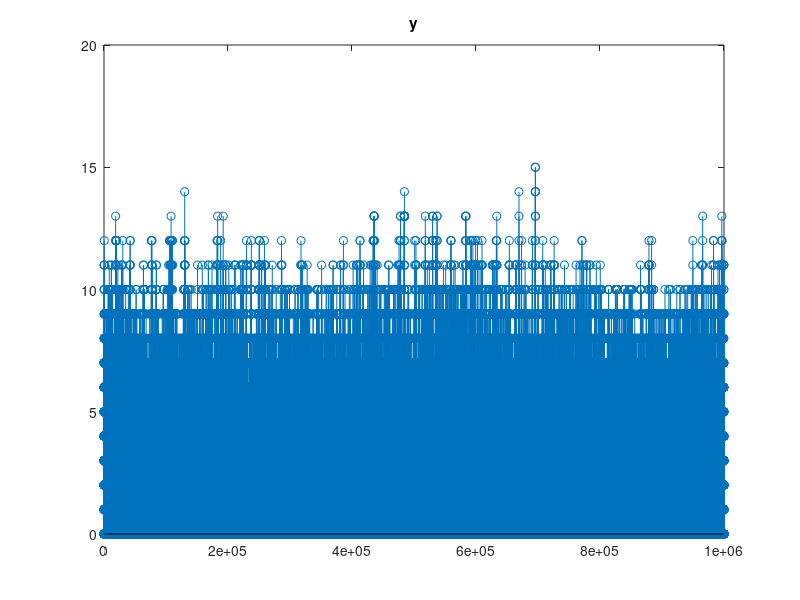

The MATLAB source for this figure: (Note: this script raises an error after producing the figure.)
%% MMSP2 - Lab 1
%  Exercise 3 - Discrete memoryless source coding

clearvars
close all
clc

%% 1) Generate one realization of length 1000000 of the following process:
%%    y(n)=min(max(0,round(rho*y(n-1)+w(n))),15)
%%    where rho=0.95 and w(n) is Gaussian with variance=1
%%M = max(A,[],dim) returns the maximum element along dimension dim.
%%For example, if A is a matrix, then max(A,[],2) is a column vector containing the maximum value of each row.
%MA MI DICONO CHE 15 in questo caso indichi il val massimo assumibile dal processo, quindi è una specie di clipping,
%dato che se ho una matrice in ingresso indica la dim di azione, ma se ho un vett mi indica il valore massimo
%assumibile, quindi clipping


rng(21); %credo che serva in modo tale da avere stessa sequenza a tutti gli studenti,
%una specie di randomicità controllata e prevedibile
%%rng (seed) filla il generatore di numeri casuali usando il
%%seme intero non negativo in modo che rand, randi e randn producano una sequenza prevedibile di numeri.
N = 1e6;
rho = 0.95;
w_std = 1; %%è la radice della varianza ma è sempre 1

z = randn(N,1)*w_std;

% we have two different ways to find x(n) (use only one of them):

% 1)first way: filter function, cioè riscrivo y nel dominio zeta e calcolo la fdt
A =[1, -rho];
B = 1;
yy = filter(B, A, z);
yy = min(max(0,round(yy)),15);

% second way: for loop
y = zeros(N,1);
y(1) = z(1); %%perchè potendo agire il feedback, setto la condiz iniziale
for n = 2:N
    y(n) = rho*y(n-1) + z(n);
end
y = min(max(0,round(y)), 15);

figure();
stem(y);
title('y');

%% 2) Determine the size of the alphabet of the source
%%    hint: use the function unique()

alphabet_y = unique(y);
alphabet_len = length(alphabet_y);

disp('Alphabet');
fprintf('length(alphabet): %d\n',alphabet_len);

%% 3) Find H(Y) assuming that x is a discrete memoryless source

d_y = hist(y,alphabet_y);
p_y = d_y/sum(d_y);

H_y = -sum(p_y(d_y > 0) .* log2(p_y(d_y > 0)));
fprintf('entropy of x: %.3f bit/symbol\n',H_y);

%% 4) Let J=y(n) and K=rho*y(n-1). Compute p(J,K) and H(J,K)
j = y;
k = round(rho*[0; y(1:end-1)]); %%moltiplicando per il vett colonna,
%sto costruendo il processo (IN COLONNA) escludendo y(n) (sample in 0) e andando avanti fino a n-1

alphabet_k = unique(k);

d_joint = hist3([j, k],{alphabet_y,alphabet_k});
disp(['size(count_joint): ' mat2str(size(d_joint))]);

p_joint = d_joint/sum(d_joint(:));

figure();
imagesc(db(p_joint));
title('Joint PMF');

% compute joint entropy
H_joint = -sum(sum(p_joint(d_joint > 0) .* log2(p_joint(d_joint > 0))));
fprintf('joint entropy: %.3f bit/2 symbols <= 8 bit/2 symbols\n',H_joint);


%% 5) Compute the conditional entropy H(J|K)

d_k = hist(k,alphabet_k);
p_k = d_k/sum(d_k);

H_k = -sum(p_k(d_k > 0) .* log2(p_k(d_k > 0)));
fprintf('entropy of y: %.3f bit/symbol\n',H_k);

% compute conditional entropy using chain rule
H_cond_cr = H_joint - H_k;
fprintf('cond entropy X|Y: %.3f bit/symbol\n',H_cond_cr);
